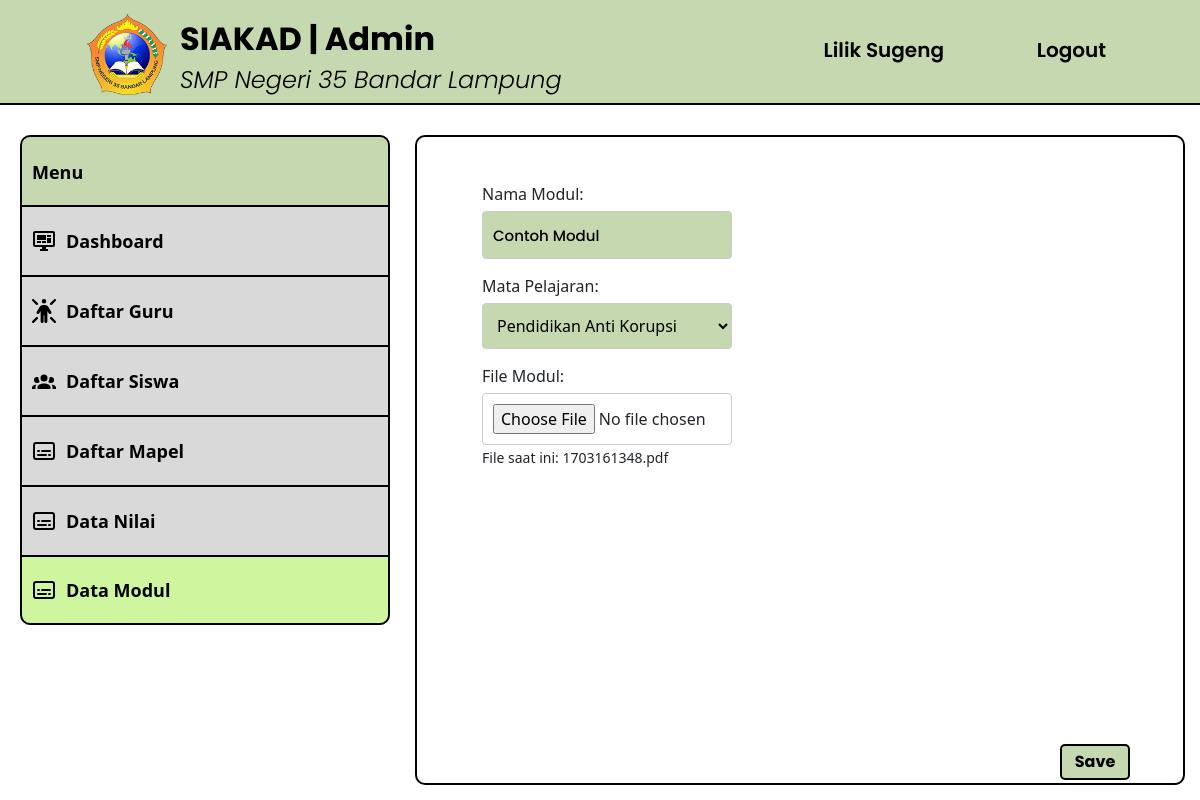
/src/editModul.php?id_modul=40 (signed in), run on the app's committed database.
### tables this page shows
CREATE TABLE `modul` (
  `id_modul` int(11) NOT NULL,
  `kode_mapel` varchar(10) NOT NULL,
  `nama_file` varchar(255) NOT NULL,
  `file_upload` text NOT NULL,
  `tanggal_upload` datetime NOT NULL
);

CREATE TABLE `mata_pelajaran` (
  `id_mapel` int(11) NOT NULL,
  `kode_mapel` varchar(20) NOT NULL,
  `tingkat_kelas` int(11) NOT NULL,
  `nama_mapel` varchar(150) NOT NULL
);

### src/editModul.php (the view, shortened to what this page needs)
<?php
require('db.php');
$admin = $_SESSION["admin"]["nip"];
$ambil_admin = mysqli_query($conn, "SELECT * FROM admin WHERE nip = '$admin'");
$data = mysqli_fetch_array($ambil_admin);
$query_mapel = "SELECT * FROM mata_pelajaran";
$hasil_mapel = mysqli_query($conn, $query_mapel);
$mata_pelajaran = mysqli_fetch_all($hasil_mapel, MYSQLI_ASSOC);
$id_modul = $_GET['id_modul'];
$query = "SELECT * FROM modul WHERE id_modul = '$id_modul'";
$result = mysqli_query($conn, $query);
if ($result) {
    $modul = mysqli_fetch_assoc($result);
} else {
    echo "<script>alert('Gagal mengambil data modul.'); window.location='datamodul-admin.php';</script>";
    exit;
}
?>
<!DOCTYPE html>
<html>
  <head>
    <link rel="stylesheet" type="text/css" href="../styles/styles.css" />
    <link href="https://cdn.jsdelivr.net/npm/bootstrap@5.0.2/dist/css/bootstrap.min.css" rel="stylesheet">
  </head>
  <body>
    <header>
      <div class="logo-text">
        <a href="dashboard-admin.php">
          <img src="../assets/LogoSMPN35.png" alt="LogoSMPN35" width="80px" />
        </a>
      </div>
      <div class="title-text">
        <a href="dashboard-admin.php">
          <h1>SIAKAD | Admin</h1>
          <span>SMP Negeri 35 Bandar Lampung</span>
        </a>
      </div>
      <div class="profile-button">
        <a href="profile-admin.php"><iconify-icon icon="material-symbols:person" width="30" class="align-middle p-3"></iconify-icon><?php echo $data['nama'] ?></a>
      </div>
      <div class="logout-button">
        <a href="logout.php"><iconify-icon icon="material-symbols:logout" width="30" class="align-middle p-3"></iconify-icon>Logout</a>
      </div>
    </header>
    <nav>
      <ul class="side-menu">
        <li class="menu-disabled"><span>Menu</span></li>
        <li>
          <a href="dashboard-admin.php"
            ><img
              src="../assets/monitor-dashboard.svg"
              alt="Dashboard"
            />Dashboard</a
          >
        </li>
        <li>
          <a href="daftarguru-admin.php"
            ><img src="../assets/person-rays.svg" alt="Daftar-Guru" />Daftar Guru</a
          >
        </li>
        <li>
          <a href="daftarsiswa-admin.php"
            ><img src="../assets/person-group.svg" alt="Daftar-Siswa" />Daftar Siswa</a
          >
        </li>
        <li>
          <a href="daftarmapel-admin.php"
            ><img src="../assets/transcript.svg" alt="Daftar-Mapel" />Daftar Mapel</a
          >
        </li>
        <li>
          <a href="datanilai-admin.php"
            ><img src="../assets/transcript.svg" alt="Data-Nilai" />Data Nilai</a
          >
        </li>
        <li>
          <a href="datamodul-admin.php" class="menu-end" style=background-color:#Cff59f><img src="../assets/transcript.svg" alt="Data-Modul" />Data Modul </a
          >
        </li>
      </ul>
    </nav>
    <div class="kotak-isi">
        <div class="form-edit-modul">
            <form action="editModul.php?id_modul=<?php echo $id_modul; ?>" method="post" enctype="multipart/form-data">
                <div class="column">
                    <div class="form-group">
                        <label for="nama_file">Nama Modul:</label>
            <input type="text" name="nama_file" value="<?php echo $modul['nama_file']; ?>"><br>
                    </div>
                    <div class="form-group">
                        <label for="mata_pelajaran">Mata Pelajaran:</label>
                        <select name="mata_pelajaran" required>
    <?php foreach ($mata_pelajaran as $mapel) : ?>
        <option value="<?php echo $mapel['kode_mapel']; ?>"
            <?php echo ($mapel['kode_mapel'] == $modul['kode_mapel']) ? 'selected' : ''; ?>>
            <?php echo $mapel['nama_mapel']; ?>
        </option>
    <?php endforeach; ?>
</select>
                    </div>
                    <div class="form-group">
                        <label for="file_upload">File Modul:</label>
            <input type="file" name="file_upload"><br>
            <small>File saat ini: <?php echo $modul['file_upload']; ?></small><br>
                    </div>
                </div>
                <div class="edit-profile-buttons">
                    <input type="submit" name="submit" value="Save" id="edit-button">
                </div>
            </form>
        </div>
</body>
</html>

### styles/styles.css (style rules this page uses)
body { font-family: Poppins; display: flex; align-items: center; width: 100vw; height: 100vh; margin: 0; overflow: hidden; }
input[type="text"], input[type="password"] { width: 70vh; height: 6vh; color: #000; border: none; border-radius: 5px; background: #c6d8af; padding: 10px; font-weight: 500; font-family: Poppins; font-size: 15px; font-style: Medium; line-height: normal; font-stretch: normal; text-decoration: none; }
header { position: fixed; top: 0; width: 100%; height: 105px; background-color: #c6d8af; color: #fff; text-align: left; border-bottom: 2px solid #000; }
header h1 { position: absolute; left: 180px; font-family: Poppins; font-size: 32px; font-weight: 700; color: #000; }
header span { position: absolute; top: 62px; left: 180px; font-family: Poppins; font-size: 24px; font-weight: 300; font-style: italic; color: #000; }
.logo-text { display: flex; align-items: center; position: fixed; left: 87px; top: 14px; }
.title-text h1 { top: 20px; }
.logout-button { position: fixed; top: 35px; right: 94px; }
.profile-button { position: fixed; top: 35px; right: 256px; }
.logout-button a, .profile-button a { text-decoration: none; font-family: Poppins; font-weight: 600; font-size: 20px; color: #000; }
nav { position: fixed; top: 105px; left: 0; width: 370px; height: calc(100% - 175px); padding: 20px; margin-top: 10px; }
.side-menu { list-style: none; padding: 0; margin: 0; }
.side-menu li { margin-bottom: 0; }
.side-menu a { display: block; width: 370px; height: 70px; background-color: #d9d9d9; line-height: 70px; text-decoration: none; color: #000; font-size: 18px; font-weight: bold; transition: background-color 0.3s; border-top: 2px solid #000; border-right: 2px solid #000; border-left: 2px solid #000; }
.side-menu a { display: flex; align-items: center; text-decoration: none; color: #000; padding: 5px 0; }
.side-menu img, .side-menu span { width: 24px; height: 24px; margin-right: 10px; margin-left: 10px; }
.menu-disabled { display: flex; width: 370px; height: 70px; background-color: #c6d8af; text-align: center; line-height: 70px; text-decoration: none; color: #000; font-size: 18px; font-weight: bold; pointer-events: none; border-top-left-radius: 10px; border-top-right-radius: 10px; border-top: 2px solid #000; border-right: 2px solid #000; border-left: 2px solid #000; }
.menu-end { border-bottom-left-radius: 10px; border-bottom-right-radius: 10px; border-bottom: 2px solid #000; }
.kotak-isi { position: fixed; top: 135px; left: 415px; right: 15px; bottom: 15px; background-color: #fff; border-radius: 10px; border: 2px solid #000; padding: 20px; overflow-y: auto; }
.column { flex: 1; padding: 5px; }
#edit-button { font-family: Poppins; font-weight: 700; position: fixed; bottom: 20px; right: 70px; width: 70px; height: 36px; cursor: pointer; border: none; background-color: #c6d8af; color: #000; border-radius: 5px; border: 2px solid #000; }
.form-group { margin-bottom: 15px; }
.form-group label { display: block; margin-bottom: 5px; }
.form-group input[type="text"], .form-group input[type="file"] { width: 100%; padding: 10px; border-radius: 4px; border: 1px solid #ccc; }
.form-group select { width: 100%; padding: 10px; background-color: #c6d8af; border-radius: 4px; border: 1px solid #ccc; }
.form-edit-modul { display: flex; flex-direction: column; max-width: 300px; margin-left: 20px; padding: 20px; border-radius: 8px; background-color: white; }

### data on the page
modul: nama_file "Contoh Modul", mata_pelajaran "Pendidikan Anti Korupsi", file_upload "1703161348.pdf"

### other printed values
$data['nama'] "Lilik Sugeng"
